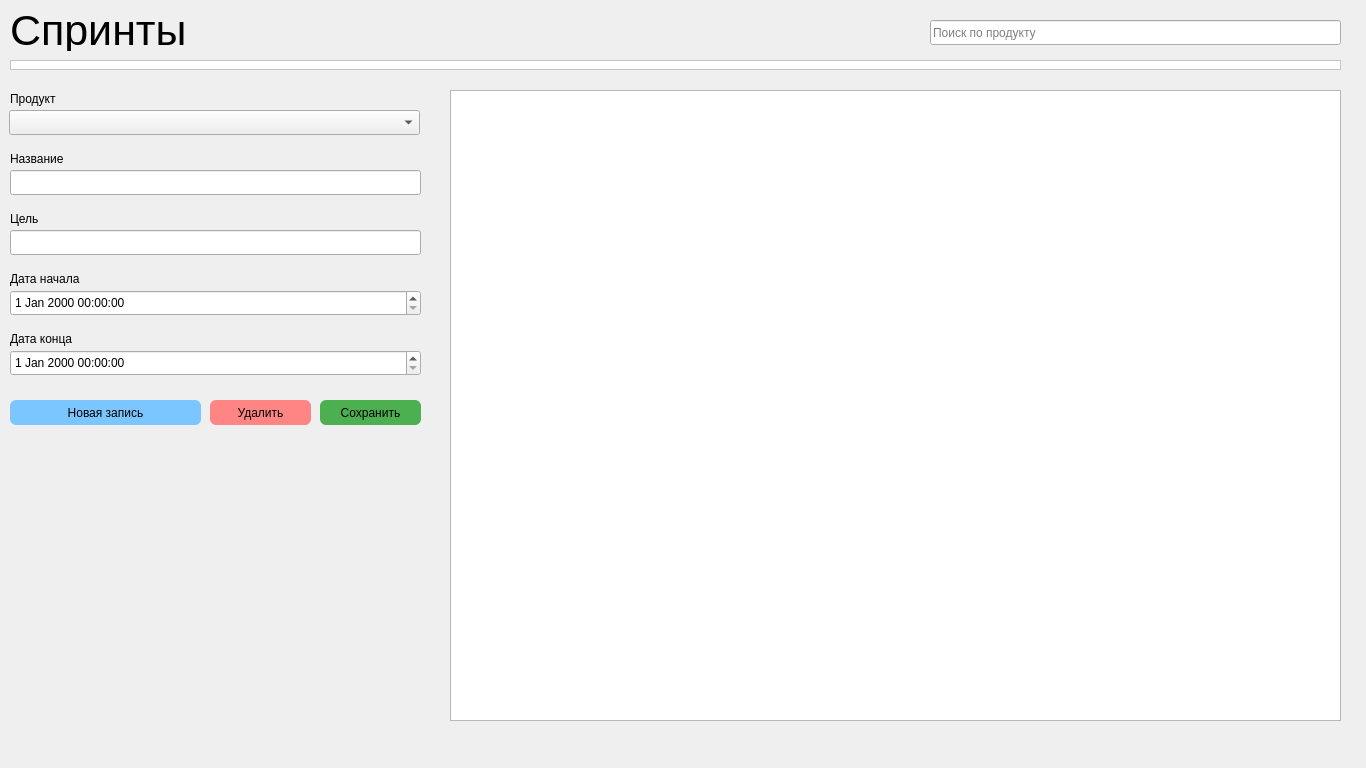
<?xml version="1.0" encoding="UTF-8"?>
<ui version="4.0">
 <class>SprintsPage</class>
 <widget class="QWidget" name="SprintsPage">
  <property name="geometry">
   <rect>
    <x>0</x>
    <y>0</y>
    <width>1366</width>
    <height>768</height>
   </rect>
  </property>
  <property name="sizePolicy">
   <sizepolicy hsizetype="Fixed" vsizetype="Fixed">
    <horstretch>0</horstretch>
    <verstretch>0</verstretch>
   </sizepolicy>
  </property>
  <property name="windowTitle">
   <string>SprintsPage</string>
  </property>
  <widget class="QLineEdit" name="goalLineEdit">
   <property name="geometry">
    <rect>
     <x>10</x>
     <y>230</y>
     <width>411</width>
     <height>25</height>
    </rect>
   </property>
   <property name="sizePolicy">
    <sizepolicy hsizetype="Fixed" vsizetype="Fixed">
     <horstretch>0</horstretch>
     <verstretch>0</verstretch>
    </sizepolicy>
   </property>
  </widget>
  <widget class="QComboBox" name="productComboBox">
   <property name="geometry">
    <rect>
     <x>9</x>
     <y>110</y>
     <width>411</width>
     <height>25</height>
    </rect>
   </property>
   <property name="sizePolicy">
    <sizepolicy hsizetype="Fixed" vsizetype="Fixed">
     <horstretch>0</horstretch>
     <verstretch>0</verstretch>
    </sizepolicy>
   </property>
  </widget>
  <widget class="QLabel" name="productComboLabel">
   <property name="geometry">
    <rect>
     <x>10</x>
     <y>90</y>
     <width>411</width>
     <height>17</height>
    </rect>
   </property>
   <property name="text">
    <string>Продукт</string>
   </property>
  </widget>
  <widget class="QLabel" name="nameLineLabel">
   <property name="geometry">
    <rect>
     <x>10</x>
     <y>150</y>
     <width>411</width>
     <height>17</height>
    </rect>
   </property>
   <property name="text">
    <string>Название</string>
   </property>
  </widget>
  <widget class="QLabel" name="goalLineLabel">
   <property name="geometry">
    <rect>
     <x>10</x>
     <y>210</y>
     <width>411</width>
     <height>17</height>
    </rect>
   </property>
   <property name="text">
    <string>Цель</string>
   </property>
  </widget>
  <widget class="QLabel" name="startTimeLineLabel">
   <property name="geometry">
    <rect>
     <x>10</x>
     <y>270</y>
     <width>411</width>
     <height>17</height>
    </rect>
   </property>
   <property name="text">
    <string>Дата начала</string>
   </property>
  </widget>
  <widget class="QLabel" name="titleLabel">
   <property name="geometry">
    <rect>
     <x>10</x>
     <y>10</y>
     <width>601</width>
     <height>41</height>
    </rect>
   </property>
   <property name="font">
    <font>
     <pointsize>32</pointsize>
    </font>
   </property>
   <property name="text">
    <string>Спринты</string>
   </property>
  </widget>
  <widget class="QTableWidget" name="tableWidget">
   <property name="geometry">
    <rect>
     <x>450</x>
     <y>90</y>
     <width>891</width>
     <height>631</height>
    </rect>
   </property>
  </widget>
  <widget class="QPushButton" name="saveButton">
   <property name="geometry">
    <rect>
     <x>320</x>
     <y>400</y>
     <width>101</width>
     <height>25</height>
    </rect>
   </property>
   <property name="styleSheet">
    <string notr="true">background-color: #4caf50; border: none; border-radius: 6px;</string>
   </property>
   <property name="text">
    <string>Сохранить</string>
   </property>
  </widget>
  <widget class="QFrame" name="frame">
   <property name="geometry">
    <rect>
     <x>10</x>
     <y>60</y>
     <width>1331</width>
     <height>10</height>
    </rect>
   </property>
   <property name="sizePolicy">
    <sizepolicy hsizetype="Fixed" vsizetype="Fixed">
     <horstretch>0</horstretch>
     <verstretch>0</verstretch>
    </sizepolicy>
   </property>
   <property name="styleSheet">
    <string notr="true">background-color: #FFFFFF</string>
   </property>
   <property name="frameShape">
    <enum>QFrame::StyledPanel</enum>
   </property>
   <property name="frameShadow">
    <enum>QFrame::Raised</enum>
   </property>
  </widget>
  <widget class="QPushButton" name="removeButton">
   <property name="geometry">
    <rect>
     <x>210</x>
     <y>400</y>
     <width>101</width>
     <height>25</height>
    </rect>
   </property>
   <property name="styleSheet">
    <string notr="true">background-color: #FF8585; border: none; border-radius: 6px;</string>
   </property>
   <property name="text">
    <string>Удалить</string>
   </property>
  </widget>
  <widget class="QLineEdit" name="nameLineEdit">
   <property name="geometry">
    <rect>
     <x>10</x>
     <y>170</y>
     <width>411</width>
     <height>25</height>
    </rect>
   </property>
   <property name="sizePolicy">
    <sizepolicy hsizetype="Fixed" vsizetype="Fixed">
     <horstretch>0</horstretch>
     <verstretch>0</verstretch>
    </sizepolicy>
   </property>
  </widget>
  <widget class="QDateTimeEdit" name="startTimeEdit">
   <property name="geometry">
    <rect>
     <x>10</x>
     <y>290</y>
     <width>411</width>
     <height>26</height>
    </rect>
   </property>
  </widget>
  <widget class="QDateTimeEdit" name="endTimeEdit">
   <property name="geometry">
    <rect>
     <x>10</x>
     <y>350</y>
     <width>411</width>
     <height>26</height>
    </rect>
   </property>
  </widget>
  <widget class="QLabel" name="endTimeLineLabel">
   <property name="geometry">
    <rect>
     <x>10</x>
     <y>330</y>
     <width>411</width>
     <height>17</height>
    </rect>
   </property>
   <property name="text">
    <string>Дата конца</string>
   </property>
  </widget>
  <widget class="QPushButton" name="addButton">
   <property name="geometry">
    <rect>
     <x>10</x>
     <y>400</y>
     <width>191</width>
     <height>25</height>
    </rect>
   </property>
   <property name="styleSheet">
    <string notr="true">background-color: #7BC6FF; border: none; border-radius: 6px;</string>
   </property>
   <property name="text">
    <string>Новая запись</string>
   </property>
  </widget>
  <widget class="QLineEdit" name="searchLineEdit">
   <property name="geometry">
    <rect>
     <x>930</x>
     <y>20</y>
     <width>411</width>
     <height>25</height>
    </rect>
   </property>
   <property name="sizePolicy">
    <sizepolicy hsizetype="Fixed" vsizetype="Fixed">
     <horstretch>0</horstretch>
     <verstretch>0</verstretch>
    </sizepolicy>
   </property>
   <property name="text">
    <string/>
   </property>
   <property name="placeholderText">
    <string>Поиск по продукту</string>
   </property>
  </widget>
 </widget>
 <resources/>
 <connections/>
</ui>
